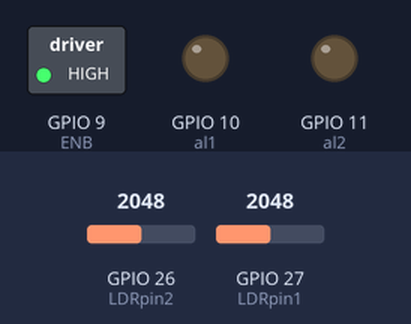
This sketch was run on a simulated ESP32. On the bench: switched loads named in the sketch (green lamp = pin HIGH), output pins drawn as LEDs (lit = HIGH). The inputs (shaded band) are chosen by the test bench; at power-on: GPIO 26 (LDRpin2) = 2048, GPIO 27 (LDRpin1) = 2048. What the sketch prints to the serial monitor is not drawn.

Above: at 1.2 s.
1.3 s: GPIO 26 (LDRpin2) set to 2118
At 2.0 s:
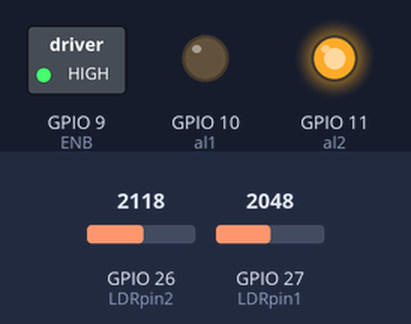
2.8 s: GPIO 27 (LDRpin1) set to 2078
4.3 s: GPIO 27 (LDRpin1) set to 2108
At 5.4 s:
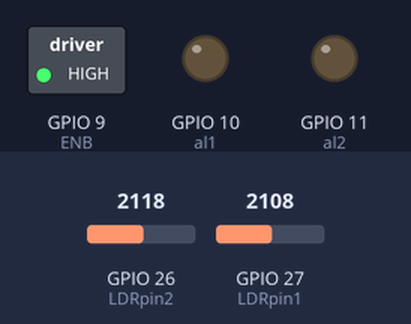
5.8 s: GPIO 26 (LDRpin2) set to 2047
At 6.6 s:
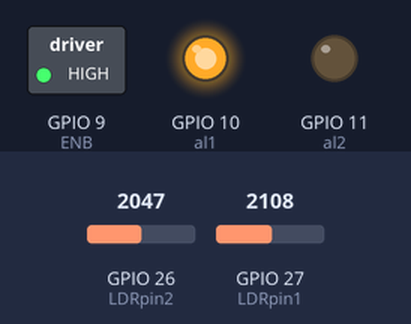
7.3 s: GPIO 26 (LDRpin2) set to 2866
At 7.7 s:
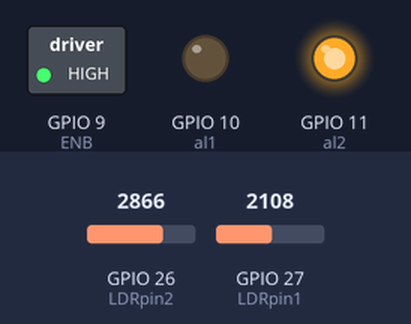
8.8 s: GPIO 26 (LDRpin2) set to 1228
At 10.0 s:
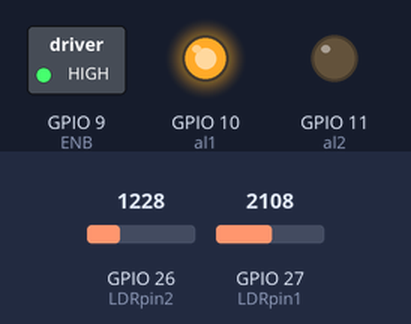
Timing chart, 0 to 11.3 s (numbered marks = the images above; inputs shaded):
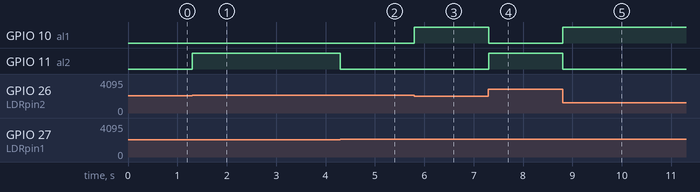

Measured:
- the behaviour switches between 2058 and 2059 on GPIO 26 (LDRpin2) (found by bisection; images 0 and 1)
- the behaviour switches between 2107 and 2108 on GPIO 27 (LDRpin1) (found by bisection; images 1 and 2)
- after the input at 1.3 s, GPIO 11 (al2): LOW → HIGH at once
- after the input at 4.3 s, GPIO 11 (al2): HIGH → LOW at once
- after the input at 5.8 s, GPIO 10 (al1): LOW → HIGH at once
- after the input at 7.3 s, GPIO 10 (al1): HIGH → LOW at once; GPIO 11 (al2): LOW → HIGH at once
- after the input at 8.8 s, GPIO 10 (al1): LOW → HIGH at once; GPIO 11 (al2): HIGH → LOW at once

The sketch:

FinalCode_SimplestTracker.ino
```cpp
long delay_20min=1200000;
long delay_20sec=20000;
//Digital/Analog Pins Declaration
int ENB=9; //For Enable Pin of Motor Driver
int al1=10;//For Motor Driver Input Pin1
int al2=11;//For Motor Driver Input Pin2
int LDRpin1 = 27;
int LDRpin2 = 26; //for LDRs
int reading1 = 0;
int reading2 = 0; //FOr storing LDR readings
int diff = 0; //difference between the readings of both LDRs
int mindiff=10;// This is the minimum accepted difference between the LDR readings

void setup()
{
  Serial.begin(115200);
  pinMode(ENB, OUTPUT);
  pinMode(al1, OUTPUT); // Configure pin 10 as an Output
  pinMode(al2, OUTPUT); // Configure pin 11 as an Output
  digitalWrite(ENB,HIGH);  ///for Actuator
  pinMode(LDRpin1, INPUT);
  pinMode(LDRpin2, INPUT);
}


void loop()
{
  reading1 = analogRead(LDRpin1);
  reading2 = analogRead(LDRpin2);
  diff=reading1-reading2;
  Serial.println(diff);
  if (abs(diff)>mindiff)
    {
    if ((diff)>0)
        {
          digitalWrite(al1,HIGH);
          digitalWrite(al2,LOW);
          Serial.println("up");
        }
        else if((diff)<0)
        {
          digitalWrite(al1,LOW);
          digitalWrite(al2,HIGH);
          Serial.println("down");
        }
      }
    else
      {
        digitalWrite(al1,LOW);
        digitalWrite(al2,LOW);
        Serial.println("No need to optimise");
      }

 }
```
